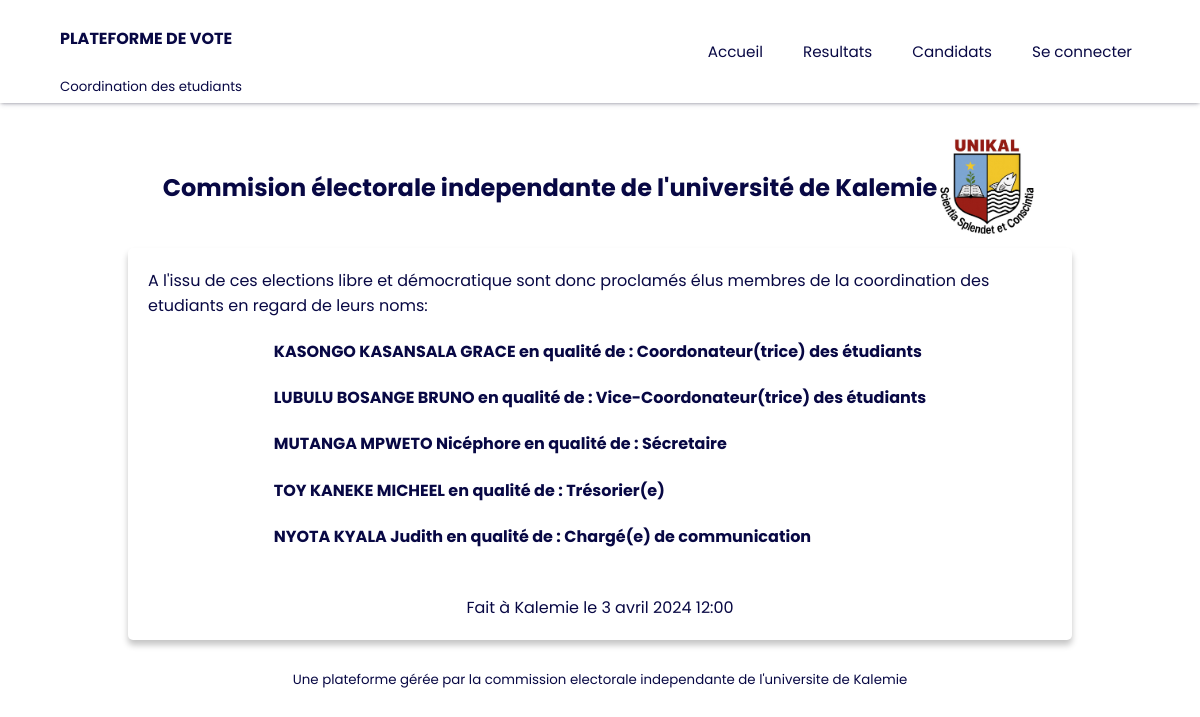
/publish/2/, run on the app's committed database.
### Appli_vote/models.py (models this page shows, shortened)
class Candidat(models.Model):
    mat=models.CharField(max_length=255, verbose_name="Matricule",default=uuid4)
    name = models.CharField(max_length=255, verbose_name="Nom",blank=False)
    fac=models.CharField(max_length=255, choices=[
        ("Sciences Informatiques","informatique"),
        ("Sciences Biomédicales","medecine"),
        ("Sciences Juridiques","droit"),
        ("Sciences Sociales","social"),
        ("Sciences Economiques","economie"),
        ("Sciences Agronomiques","agronomie"),
        ("Ecole de Santé Publique","sante"),
        ("Sciences Psychologiques","psycho"),
        ("Sciences de l'Information et de la Communication","sic"),
    ], verbose_name="Faculté" )
    prom=models.CharField(choices=[
        ("G1","g1"),
        ("G2","g2"),
        ("G3","g3"),
        ("L1","l1"),
        ("L2","l2"),
        ("Bac+1","bac1"),
        ("Bac+2","bac2"),
        ("Bac+3","bac3"),
    ], max_length=255)
    description=models.TextField(blank=True, null=True, default='Aucune description')
    thumbnail = models.ImageField(default='')
    num_candidat=models.IntegerField()
    poste=models.CharField(max_length=255,choices=[
        ("coordo","Coordonnateur des Etudiants"),
        ("vice-cordo","Vice-Coordonnateur des Etudiants"),
        ("sec","Sécretaire de la Coordination"),
        ("tresorier","Trésorier de la Coordination"),
        ("cc","Chargé de Communication de la Coordination")
    ])
    election = models.ForeignKey(Election, on_delete=models.CASCADE, null=True)

class Election(models.Model):
    year = models.CharField(max_length=9)
    detail = models.TextField()
    begin = models.DateTimeField()
    end = models.DateTimeField()
    enable = models.BooleanField(default=True)
    thumbnail = models.ImageField(blank=True, null=True)
    class Meta:
        ordering = ['-pk']
        verbose_name="Election"

### Appli_vote/views.py (the view)
# urls.py: path('publish/<int:pk>/', publish, name='publish'),
def publish(request, pk):
    election = Election.objects.get(pk=pk)
    datas = {
        'part_num': Electeur.objects.filter(election=election, voted=True).annotate(n_elects=(Count('candidat',distinct=True))).count(),
        'time' : election.end,
        'part_num': Electeur.objects.filter(election=election, voted=True).annotate(n_elects=(Count('candidat',distinct=True))).count(),
        'coord' : Candidat.objects.filter(election=election, poste="coordo").annotate(nb_votes=Count('votant')).first(),
        'vcoord' : Candidat.objects.filter(election=election, poste="vice-cordo").annotate(nb_votes=Count('votant')).first(),
        'sec' : Candidat.objects.filter(election=election, poste="sec").annotate(nb_votes=Count('votant')).first(),
        'tres' : Candidat.objects.filter(election=election, poste="tresorier").annotate(nb_votes=Count('votant')).first(),
        'cc' : Candidat.objects.filter(election=election, poste="cc").annotate(nb_votes=Count('votant')).first(),
    }
    for candidat in Candidat.objects.filter(election=election).annotate(nb_votes=Count('votant')):
        if candidat.nb_votes > datas['coord'].nb_votes and candidat.poste == 'coordo' :
            datas['coord'] = candidat
        if candidat.nb_votes > datas['vcoord'].nb_votes and candidat.poste == 'vice-cordo' :
            datas['vcoord'] = candidat
        if candidat.nb_votes > datas['sec'].nb_votes and candidat.poste == 'sec' :
            datas['sec'] = candidat
        if candidat.nb_votes > datas['tres'].nb_votes and candidat.poste == 'tresorier' :
            datas['tres'] = candidat
        if candidat.nb_votes > datas['cc'].nb_votes and candidat.poste == 'cc' :
            datas['cc'] = candidat
    return render(request, 'Appli_vote/publish.html', context=datas)

### Appli_vote/templates/Appli_vote/publish.html
{% extends "base.html" %}
{% load static %}
{% block content %}
<br>
    <div class="cntr">
        <div class="cntr d-col p-10p gp-10p w-80">
            <div class="cntr">
                <h2>Commision électorale independante de l'université de Kalemie </h2>
                <img src="{% static 'img/unikal.jpg' %}" alt="" class="publish">
            </div>
            <div class="cntr shdw d-col pd-10p rds-5p">
                A l'issu de ces elections libre et démocratique sont donc proclamés élus membres de la coordination des etudiants en regard de leurs noms:
                <div class="d-col gp-10p">
                    <h4>{{ coord.name }} en qualité de : Coordonateur(trice) des étudiants</h4>
                    <h4>{{ vcoord.name }} en qualité de : Vice-Coordonateur(trice) des étudiants</h4>
                    <h4>{{ sec.name }} en qualité de : Sécretaire</h4>
                    <h4>{{ tres.name }} en qualité de : Trésorier(e)</h4>
                    <h4>{{ cc.name }} en qualité de : Chargé(e) de communication</h4>
                </div>
                <br>
                Fait à Kalemie le {{ time }}
            </div>
        </div>
    </div>
{% endblock %}

### Appli_vote/static/css/style.css (style rules this page uses)
* { box-sizing: border-box; -webkit-font-smoothing: antialiased; -moz-osx-font-smoothing: grayscale; }
body { padding: 0; margin: 0; font-family: "Poppins", sans-serif; color: rgb(8, 8, 68); }
.cntr { display: flex; justify-content: center; align-items: center; }
.pd-10p { padding: 20px; }
.rds-5p { border-radius: 5px; }
.w-80 { width: 80%; }
.d-col { flex-direction: column; }
.shdw { box-shadow: rgba(0, 0, 0, 0.23) 0px 5px 6px; }
.gp-10p { gap: 10px; }
h2 { margin: 0; }
img { border-radius: 5px; }
.publish { height: 100px; width: auto; }

### data on the page
Candidat: name "KASONGO KASANSALA GRACE"
Candidat: name "LUBULU BOSANGE BRUNO"
Candidat: name "MUTANGA MPWETO Nicéphore"
Candidat: name "TOY KANEKE MICHEEL"
Candidat: name "NYOTA KYALA Judith"
Election: end "3 avril 2024 12:00"
